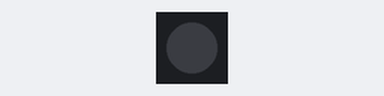
A sketch run on a simulated Arduino Uno, built with avr-gcc and run on an emulated ATmega328P. Shown: 1 RGB LEDs in strip order, left to right.

Above: at 25.4 s.
Timing chart, 0 to 40.0 s (numbered marks = the images above):
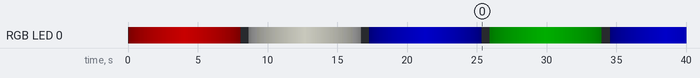

The sketch:

meditationNecklace.ino
```cpp
#include "FastLED.h"

// How many leds in your strip?
#define NUM_LEDS 1
#define DATA_PIN 0

int MIN_BRIGHTNESS = 0;
int MAX_BRIGHTNESS = 100;
uint8_t loopLength = 40; // amount of milliseconds per loop. Higher = longer light

const CRGB currentPalette[]  =
{
  CRGB::Red,
  CRGB::Ivory,
  CRGB::Blue,
  CRGB::Green,

  CRGB::Blue,
  CRGB::Purple,
  CRGB::Grey,
  CRGB::LavenderBlush,

  CRGB::LightBlue,
  CRGB::Lavender,
  CRGB::Magenta,
  CRGB::PaleTurquoise ,

  CRGB::Azure,
  CRGB::Green,
  CRGB::Blue,
  CRGB::BlueViolet
};


// Define the array of leds
CRGB leds[NUM_LEDS];
int gHue = 0;

void setup() {
  FastLED.addLeds<NEOPIXEL, DATA_PIN>(leds, NUM_LEDS);
  FastLED.setBrightness(0);
}

void loop() {
  FillLEDsFromPaletteColors(gHue);
  FastLED.show();

  // "glow" brighter
  for (int i = MIN_BRIGHTNESS; i <= MAX_BRIGHTNESS; i++) {
    FastLED.setBrightness(i);
    FastLED.show();
    delay(loopLength);
  }

    // dim
  for (int i = MAX_BRIGHTNESS; i >= 0 ; i--) {
    FastLED.setBrightness(i);
    FastLED.show();
    delay(loopLength);
  }

  // move to next color
  gHue++;
  FastLED.setBrightness(0);
  delay(500);

  if(gHue>16){  // loop back around, size of currentPalette[]
    gHue = 0;
  }

}


void FillLEDsFromPaletteColors( uint8_t colorIndex)
{
  for( int i = 0; i < NUM_LEDS; i++) {
    leds[i] = currentPalette[colorIndex];
  }
}
```
